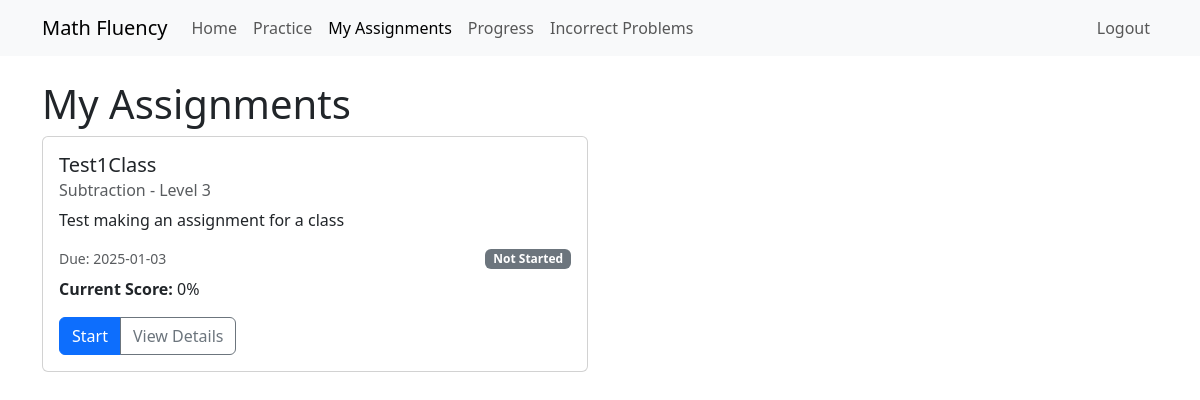
Screenshot of /student/assignments (signed in) with the database file from the repository.
### models/assignment.py (models this page shows, shortened)
class Assignment(db.Model):
    id = db.Column(db.Integer, primary_key=True)
    title = db.Column(db.String(100), nullable=False)
    description = db.Column(db.String(500))
    operation = db.Column(db.String(20), nullable=False)  # 'addition' or 'multiplication'
    level = db.Column(db.Integer, nullable=False)
    required_problems = db.Column(db.Integer, default=10)
    min_correct_percentage = db.Column(db.Integer, default=80)
    active = db.Column(db.Boolean, default=True)  # Whether the assignment is visible to students
    custom_number1 = db.Column(db.Integer)
    custom_number2 = db.Column(db.Integer)
    max_attempts_per_problem = db.Column(db.Integer, default=None)  # None means unlimited
    show_solution_after_attempts = db.Column(db.Integer, default=3)
    requires_work_shown = db.Column(db.Boolean, default=False)
    is_template = db.Column(db.Boolean, default=False)  # Can be saved as template
    partial_credit = db.Column(db.Boolean, default=True)
    late_submission_policy = db.Column(db.String(20), default='no_credit')  # no_credit, partial_credit, full_credit
    visibility = db.Column(db.String(20), default='immediate')  # immediate, date, prerequisite
    practice_mode_enabled = db.Column(db.Boolean, default=True)
    hint_system = db.Column(db.JSON)  # Store multiple levels of hints
    video_tutorial_url = db.Column(db.String(500))
    created_at = db.Column(db.DateTime, default=datetime.utcnow)
    available_from = db.Column(db.DateTime)
    due_date = db.Column(db.DateTime, nullable=False)
    is_graded = db.Column(db.Boolean, default=False)
    graded_at = db.Column(db.DateTime)
    is_class_assignment = db.Column(db.Boolean, default=True)
    teacher_id = db.Column(db.Integer, db.ForeignKey('user.id'), nullable=False)
    class_id = db.Column(db.Integer, db.ForeignKey('class.id'), nullable=True)
    teacher = db.relationship('User', backref='created_assignments', foreign_keys=[teacher_id])
    assigned_class = db.relationship('Class', backref='assignments')
    individual_students = db.relationship('User', secondary=student_assignments, backref='individual_assignments')
    student_progress = db.relationship('AssignmentProgress', backref='assignment', lazy='dynamic')
    prerequisites = db.relationship(
        'Assignment', secondary=prerequisite_assignments,
        primaryjoin=(prerequisite_assignments.c.assignment_id == id),
        secondaryjoin=(prerequisite_assignments.c.prerequisite_id == id),
        backref='required_for'
    )
    def get_progress(self, student):
        progress = AssignmentProgress.query.filter_by(
            assignment_id=self.id,
            student_id=student.id
        ).first()
        return progress

class AssignmentProgress(db.Model):
    id = db.Column(db.Integer, primary_key=True)
    student_id = db.Column(db.Integer, db.ForeignKey('user.id'), nullable=False)
    assignment_id = db.Column(db.Integer, db.ForeignKey('assignment.id'), nullable=False)
    problems_attempted = db.Column(db.Integer, default=0)
    problems_correct = db.Column(db.Integer, default=0)
    completed = db.Column(db.Boolean, default=False)
    completed_at = db.Column(db.DateTime)
    started = db.Column(db.Boolean, default=False)
    start_time = db.Column(db.DateTime)
    total_time_spent = db.Column(db.Integer, default=0)  # Total time in seconds
    streak_count = db.Column(db.Integer, default=0)  # Consecutive correct answers
    mastery_level = db.Column(db.Float, default=0.0)  # 0.0 to 1.0
    last_attempt_at = db.Column(db.DateTime)
    practice_mode = db.Column(db.Boolean, default=False)
    student_notes = db.Column(db.Text)
    teacher_comment = db.Column(db.String(500))
    grade_override = db.Column(db.Integer)
    needs_review = db.Column(db.Boolean, default=False)
    student = db.relationship('User', backref='assignment_progress')
    def calculate_score(self):
        if self.grade_override is not None:
            return self.grade_override
        if self.problems_attempted == 0:
            return 0
        if self.assignment.partial_credit:
            return (self.problems_correct / self.assignment.required_problems) * 100
        return (self.problems_correct / self.problems_attempted) * 100

### routes/assignment_routes.py (the view)
@assignment_bp.route('/student/assignments')
@login_required
def student_assignments():
    if current_user.is_teacher:
        return redirect(url_for('assignment.list_assignments'))
    assignments = Assignment.query\
        .join(Class, Assignment.class_id == Class.id)\
        .join(Class.students)\
        .filter(Class.students.any(id=current_user.id))\
        .all()
    return render_template('assignments/student_list.html', assignments=assignments)

### app.py (called while the page is built)
@login_manager.user_loader
def load_user(user_id):
    return User.query.get(int(user_id))

### templates/assignments/student_list.html (shortened to what this page needs)
{% extends "base.html" %}
{% block content %}
<div class="container mt-4">
    <h1>My Assignments</h1>
    {% if assignments %}
    <div class="row">
        {% for assignment in assignments %}
        <div class="col-md-6 mb-4">
            <div class="card">
                <div class="card-body">
                    <h5 class="card-title">{{ assignment.title }}</h5>
                    <h6 class="card-subtitle mb-2 text-muted">
                        {{ assignment.operation.title() }} - Level {{ assignment.level }}
                    </h6>
                    <p class="card-text">{{ assignment.description }}</p>
                    {% set progress = assignment.get_progress(current_user) %}
                    <div class="mb-3">
                        <div class="d-flex justify-content-between align-items-center mb-2">
                            <small class="text-muted">Due: {{ assignment.due_date.strftime('%Y-%m-%d') }}</small>
                            {% if progress and progress.completed %}
                                <span class="badge bg-success">Completed</span>
                            {% elif progress and progress.started %}
                                <span class="badge bg-warning">In Progress</span>
                            {% else %}
                                <span class="badge bg-secondary">Not Started</span>
                            {% endif %}
                        </div>
                        {% if progress %}
                        <p class="mb-2">
                            <strong>Current Score:</strong> {{ progress.calculate_score() }}%
                        </p>
                        {% endif %}
                    </div>
                    <div class="btn-group">
                        {% if not progress or not progress.completed %}
                        <a href="{{ url_for('assignment.start_assignment', id=assignment.id) }}"
                            class="btn btn-primary">
                            {% if progress and progress.started %}Continue{% else %}Start{% endif %}
                        </a>
                        {% endif %}
                        <a href="{{ url_for('assignment.view_assignment', id=assignment.id) }}"
                            class="btn btn-outline-secondary">
                            View Details
                        </a>
                    </div>
                </div>
            </div>
        </div>
        {% endfor %}
    </div>
    {% else %}
    <div class="alert alert-info">
        You don't have any assignments yet.
    </div>
    {% endif %}
</div>
{% endblock %}

### rows the page displays
Assignment: title "Test1Class", operation "Subtraction", level "3", description "Test making an assignment for a class", due_date "2025-01-03"
AssignmentProgress: calculate_score "0"
